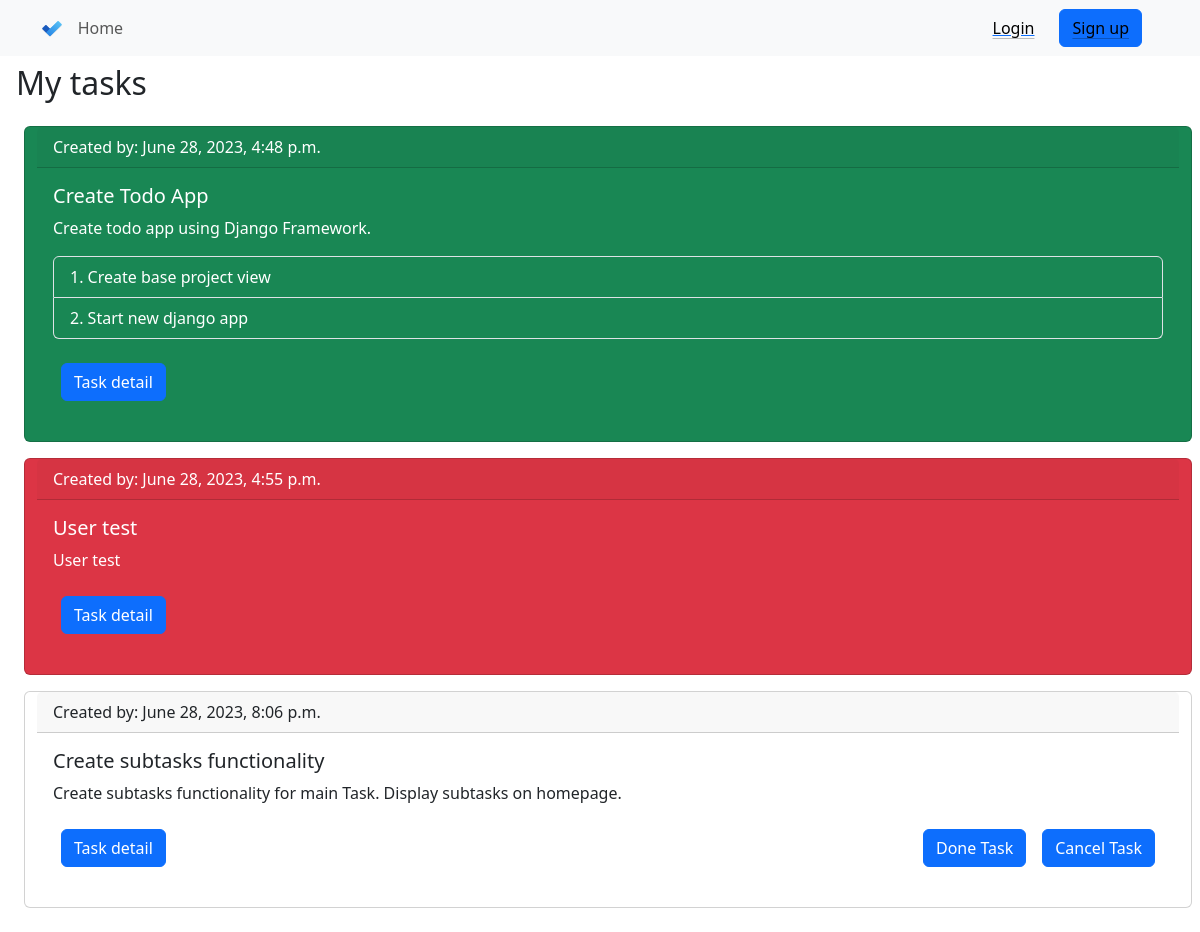
Before: / with the older database file.
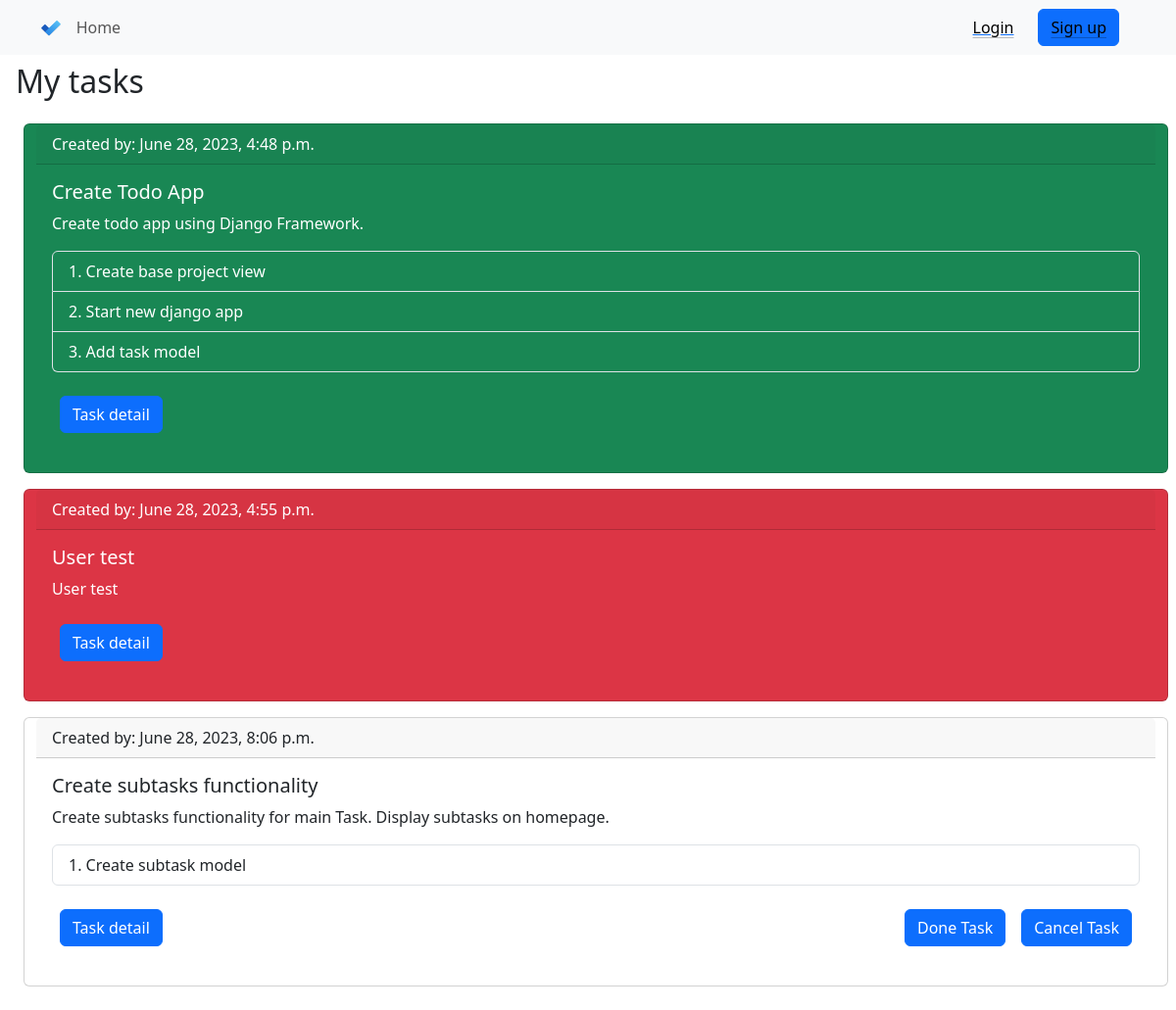
After: the same page with the newer database file.
### todo/models.py (models this page shows, shortened)
class Task(models.Model):
    author = models.ForeignKey(settings.AUTH_USER_MODEL, on_delete=models.CASCADE)
    title = models.CharField(max_length=200)
    text = models.TextField()
    created_date = models.DateTimeField(default=timezone.now)
    is_done = models.BooleanField(default=False)
    is_canceled = models.BooleanField(default=False)
    categ = models.ForeignKey('Category', on_delete=models.CASCADE, null=True)

class Subtask(models.Model):
    task = models.ForeignKey('Task', on_delete=models.CASCADE, null=True)
    title = models.CharField(max_length=200, null=True)
    created_date = models.DateTimeField(default=timezone.now)
    is_done = models.BooleanField(default=False)
    is_canceled = models.BooleanField(default=False)

### todo/views.py (the view)
# urls.py: path('', views.homepage, name='homepage'),
def homepage(request):
    todo_tasks = Task.objects.all()
    subtasks = {t.pk: t.subtask_set.all() for t in todo_tasks}
    if request.method == "POST":
        form = TodoEnterForm(request.POST)
        if form.is_valid():
            task = form.save(commit=False)
            task.author = request.user
            task.save()
            messages.success(request, 'Your Task successfully added!')
            return redirect('homepage')
        else:
            messages.error(request, 'Error saving form')
    else:
        form = TodoEnterForm()
    return render(request, 'todo/homepage.html', {'form': form, 'todo_tasks': todo_tasks, 'subtasks': subtasks})

### todo/models.py (called while the page is built)
    def __str__(self):
        return self.name

### todo/templatetags/todo_tags.py (called while the page is built)
@register.filter
def get_item(dictionary, key):
    return dictionary.get(key)

### todo/templates/todo/homepage.html
{% extends 'todo/base.html' %}
{% block content %}
    {% load todo_tags %}
    {% load crispy_forms_tags %}
    <h2 class="my-2 m-3">My tasks</h2>
    <div class="row m-3 ">
    {% for t in todo_tasks %}
        <div class="card m-2 {% if t.is_done %} bg-success text-white {% endif %}{% if t.is_canceled %} bg-danger text-white {% endif %}">
  <div class="card-header">
    Created by: {{ t.created_date }}
  </div>
  <div class="card-body">
    <h5 class="card-title">{{ t.title }}</h5>
    <p class="card-text">{{ t.text }}</p>
    {%  if subtasks|get_item:t.pk|length > 0 %}
          <ol class="list-group list-group-numbered mb-3">
            {% for s in subtasks|get_item:t.pk %}
                <li class="list-group-item {% if t.is_done %} bg-success text-white {% endif %}{% if t.is_canceled %} bg-danger text-white {% endif %}">{{ s.title }}</li>
            {% endfor %}
        </ol>
    {% endif %}
      <div class="d-flex mb-3">
          <div class="me-auto p-2"><a href="{% url 'task_detail' pk=t.pk %}" class="btn btn-primary">Task detail</a></div>
          {% if t.is_done == False and t.is_canceled == False %}
          <div class="p-2"><a href="{% url 'done_task' pk=t.pk %}" class="btn btn-primary">Done Task</a></div>
          <div class="p-2"><a href="{% url 'cancel_task' pk=t.pk %}" class="btn btn-primary">Cancel Task</a>
              {% endif %}
        </div>
  </div>
</div>
    {% empty %}
<p>No tasks added.</p>
    {% endfor %}
    </div>
{% endblock %}

### todo/templates/todo/base.html (shortened to what this page needs)
{% load static %}
<!doctype html>
<html lang="en">
<head>
    <link href="https://cdn.jsdelivr.net/npm/bootstrap@5.3.0/dist/css/bootstrap.min.css" rel="stylesheet">
</head>
<body>
<header>
<nav class="navbar navbar-expand-lg navbar-light bg-light">
  <div class="container">
    <a class="navbar-brand me-2" href="{% url 'homepage' %}">
      <img
        src="{% static 'todo/images/todo_icon.png' %}"
        height="16"
        alt="MDB Logo"
        loading="lazy"
        style="margin-top: -1px;"
      />
    </a>
    <div class="collapse navbar-collapse" id="navbarButtonsExample">
      <ul class="navbar-nav me-auto mb-2 mb-lg-0">
        <li class="nav-item">
          <a class="nav-link" href="{% url 'homepage' %}">Home</a>
        </li>
      </ul>
      <div class="d-flex align-items-center">
      {% if user.is_authenticated == False %}
        <button type="button" class="btn btn-link px-3 me-2">
          <a class='link-body-emphasis link-offset-2 link-underline-opacity-25 link-underline-opacity-75-hover' href="{% url 'log_in' %}">Login</a>
        </button>
        <button type="button" class="btn btn-primary me-3">
            <a class='link-body-emphasis link-offset-2 link-underline-opacity-25 link-underline-opacity-75-hover' href="{% url 'sign_up' %}">Sign up</a>
        </button>
      {% endif %}
      </div>
    </div>
  </div>
</nav>
{% block content %}
{% endblock %}
</body>
</html>

Changed rows visible on the page:
added Subtask: title "Add task model", shown under Task "Create Todo App"
added Subtask: title "Create subtask model", shown under Task "Create subtasks functionality"
